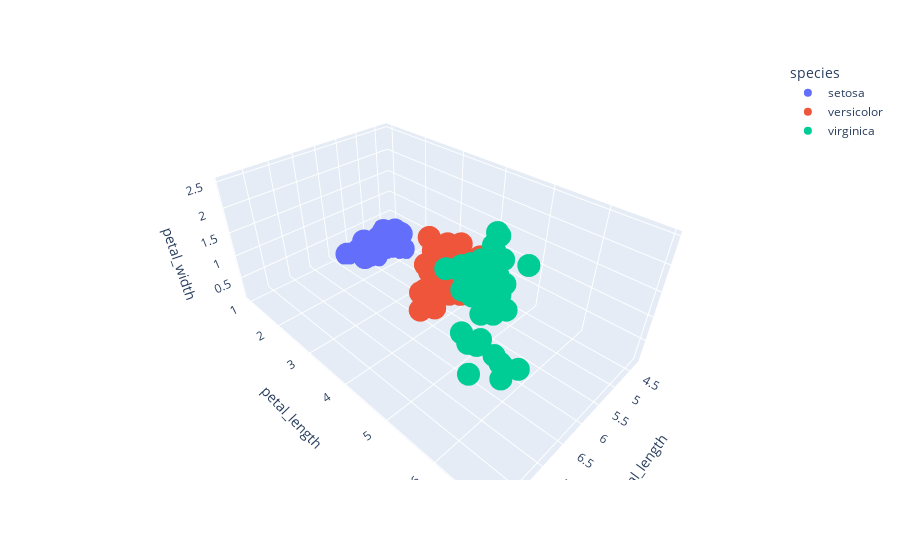

The cell this chart's notebook holds for it:
### Code cell
# 3D scatter plot

import plotly.express as px

fig = px.scatter_3d(data, x='sepal_length', y='petal_length', z='petal_width', color='species')
fig.show()

### Figure 1 — Plotly figure (JSON) as saved in the notebook; plotly's stock layout.template omitted (floating-point values rounded to 4 significant figures)
{"data": [{"hovertemplate": "species=setosa<br>sepal_length=%{x}<br>petal_length=%{y}<br>petal_width=%{z}<extra></extra>", "legendgroup": "setosa", "marker": {"color": "#636efa", "symbol": "circle"}, "mode": "markers", "name": "setosa", "scene": "scene", "showlegend": true, "type": "scatter3d", "x": [5.1, 4.9, 4.7, 4.6, 5, 5.4, 4.6, 5, 4.4, 4.9, 5.4, 4.8, 4.8, 4.3, 5.8, 5.7, 5.4, 5.1, 5.7, 5.1, 5.4, 5.1, 4.6, 5.1, 4.8, 5, 5, 5.2, 5.2, 4.7, 4.8, 5.4, 5.2, 5.5, 4.9, 5, 5.5, 4.9, 4.4, 5.1, 5, 4.5, 4.4, 5, 5.1, 4.8, 5.1, 4.6, 5.3, 5], "y": [1.4, 1.4, 1.3, 1.5, 1.4, 1.7, 1.4, 1.5, 1.4, 1.5, 1.5, 1.6, 1.4, 1.1, 1.2, 1.5, 1.3, 1.4, 1.7, 1.5, 1.7, 1.5, 1, 1.7, 1.9, 1.6, 1.6, 1.5, 1.4, 1.6, 1.6, 1.5, 1.5, 1.4, 1.5, 1.2, 1.3, 1.4, 1.3, 1.5, 1.3, 1.3, 1.3, 1.6, 1.9, 1.4, 1.6, 1.4, 1.5, 1.4], "z": [0.2, 0.2, 0.2, 0.2, 0.2, 0.4, 0.3, 0.2, 0.2, 0.1, 0.2, 0.2, 0.1, 0.1, 0.2, 0.4, 0.4, 0.3, 0.3, 0.3, 0.2, 0.4, 0.2, 0.5, 0.2, 0.2, 0.4, 0.2, 0.2, 0.2, 0.2, 0.4, 0.1, 0.2, 0.2, 0.2, 0.2, 0.1, 0.2, 0.2, 0.3, 0.3, 0.2, 0.6, 0.4, 0.3, 0.2, 0.2, 0.2, 0.2]}, {"hovertemplate": "species=versicolor<br>sepal_length=%{x}<br>petal_length=%{y}<br>petal_width=%{z}<extra></extra>", "legendgroup": "versicolor", "marker": {"color": "#EF553B", "symbol": "circle"}, "mode": "markers", "name": "versicolor", "scene": "scene", "showlegend": true, "type": "scatter3d", "x": [7, 6.4, 6.9, 5.5, 6.5, 5.7, 6.3, 4.9, 6.6, 5.2, 5, 5.9, 6, 6.1, 5.6, 6.7, 5.6, 5.8, 6.2, 5.6, 5.9, 6.1, 6.3, 6.1, 6.4, 6.6, 6.8, 6.7, 6, 5.7, 5.5, 5.5, 5.8, 6, 5.4, 6, 6.7, 6.3, 5.6, 5.5, 5.5, 6.1, 5.8, 5, 5.6, 5.7, 5.7, 6.2, 5.1, 5.7], "y": [4.7, 4.5, 4.9, 4, 4.6, 4.5, 4.7, 3.3, 4.6, 3.9, 3.5, 4.2, 4, 4.7, 3.6, 4.4, 4.5, 4.1, 4.5, 3.9, 4.8, 4, 4.9, 4.7, 4.3, 4.4, 4.8, 5, 4.5, 3.5, 3.8, 3.7, 3.9, 5.1, 4.5, 4.5, 4.7, 4.4, 4.1, 4, 4.4, 4.6, 4, 3.3, 4.2, 4.2, 4.2, 4.3, 3, 4.1], "z": [1.4, 1.5, 1.5, 1.3, 1.5, 1.3, 1.6, 1, 1.3, 1.4, 1, 1.5, 1, 1.4, 1.3, 1.4, 1.5, 1, 1.5, 1.1, 1.8, 1.3, 1.5, 1.2, 1.3, 1.4, 1.4, 1.7, 1.5, 1, 1.1, 1, 1.2, 1.6, 1.5, 1.6, 1.5, 1.3, 1.3, 1.3, 1.2, 1.4, 1.2, 1, 1.3, 1.2, 1.3, 1.3, 1.1, 1.3]}, {"hovertemplate": "species=virginica<br>sepal_length=%{x}<br>petal_length=%{y}<br>petal_width=%{z}<extra></extra>", "legendgroup": "virginica", "marker": {"color": "#00cc96", "symbol": "circle"}, "mode": "markers", "name": "virginica", "scene": "scene", "showlegend": true, "type": "scatter3d", "x": [6.3, 5.8, 7.1, 6.3, 6.5, 7.6, 4.9, 7.3, 6.7, 7.2, 6.5, 6.4, 6.8, 5.7, 5.8, 6.4, 6.5, 7.7, 7.7, 6, 6.9, 5.6, 7.7, 6.3, 6.7, 7.2, 6.2, 6.1, 6.4, 7.2, 7.4, 7.9, 6.4, 6.3, 6.1, 7.7, 6.3, 6.4, 6, 6.9, 6.7, 6.9, 6.8, 6.7, 6.7, 6.3, 6.5, 6.2, 5.9], "y": [6, 5.1, 5.9, 5.6, 5.8, 6.6, 4.5, 6.3, 5.8, 6.1, 5.1, 5.3, 5.5, 5, 5.1, 5.3, 5.5, 6.7, 6.9, 5, 5.7, 4.9, 6.7, 4.9, 5.7, 6, 4.8, 4.9, 5.6, 5.8, 6.1, 6.4, 5.6, 5.1, 5.6, 6.1, 5.6, 5.5, 4.8, 5.4, 5.6, 5.1, 5.9, 5.7, 5.2, 5, 5.2, 5.4, 5.1], "z": [2.5, 1.9, 2.1, 1.8, 2.2, 2.1, 1.7, 1.8, 1.8, 2.5, 2, 1.9, 2.1, 2, 2.4, 2.3, 1.8, 2.2, 2.3, 1.5, 2.3, 2, 2, 1.8, 2.1, 1.8, 1.8, 1.8, 2.1, 1.6, 1.9, 2, 2.2, 1.5, 1.4, 2.3, 2.4, 1.8, 1.8, 2.1, 2.4, 2.3, 2.3, 2.5, 2.3, 1.9, 2, 2.3, 1.8]}], "layout": {"legend": {"title": {"text": "species"}, "tracegroupgap": 0}, "margin": {"t": 60}, "scene": {"domain": {"x": [0, 1], "y": [0, 1]}, "xaxis": {"title": {"text": "sepal_length"}}, "yaxis": {"title": {"text": "petal_length"}}, "zaxis": {"title": {"text": "petal_width"}}}}}
